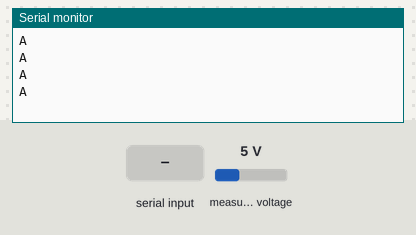
A sketch run on a simulated Arduino Uno, built with avr-gcc and run on an emulated ATmega328P. Parts: the last lines printed to the serial monitor. Inputs (shaded band) come from the test bench; at power-on: measured voltage 5 V.

Above: at 1.0 s.
1.1 s: "s" received over Serial
At 2.4 s:
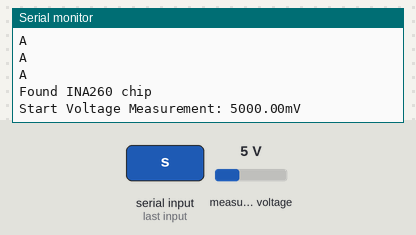
2.7 s: "e" received over Serial
At 3.9 s:
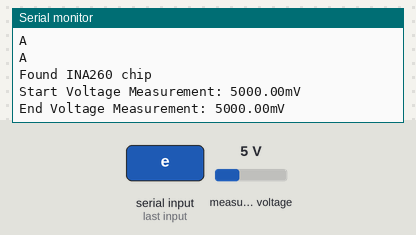
4.2 s: "p" received over Serial
At 4.6 s:
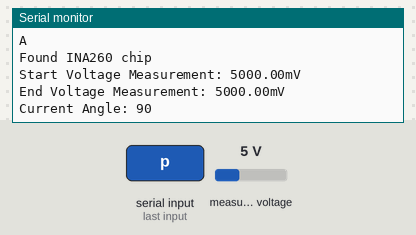

Measured:
- after the input at 1.1 s, the serial monitor: prints a new line after 0.10 s (image 1)
- after the input at 2.7 s, the serial monitor: prints a new line at once (image 2)
- after the input at 4.2 s, the serial monitor: prints a new line at once (image 3)

The sketch:

Smart_Threads_Demo_Arduino.ino
```cpp
#include <Adafruit_INA260.h>
Adafruit_INA260 ina260 = Adafruit_INA260();

// Define Global Variables
float voltageStart;
float voltageEnd;
float voltageCurrent;
float range;
String angle;
char val;
int angleRound;
int arrSize = 5;
int loopCount = 0;
int angleTally = 0;


// Setup INA260 Voltage Sensor
void setup() {

  //start serial communication @9600 bps
  Serial.begin(9600);
  establishContact();
  //Wait until serial port is opened
  while (!Serial) { delay(10); }

  if (!ina260.begin()) {
    Serial.println("Couldn't find INA260 chip");
    while (1);
  }
  Serial.println("Found INA260 chip");
}


void loop(){

  // Listen to Processing GUI and execute functions when buttons are pressed
    if (Serial.available() > 0) { // If data is available to read,
      val = Serial.read(); // read it and store it in val


    // Get Starting Position Voltage
    if(val == 's'){
      voltageStart = ina260.readBusVoltage();
      Serial.println("Start Voltage Measurement: " + String(voltageStart) + "mV");
      delay(50);
      }

    // Get End Position Voltage
    if(val == 'e'){
      voltageEnd = ina260.readBusVoltage();
      Serial.println("End Voltage Measurement: " + String(voltageEnd) + "mV");
      delay(50);
      }

    // Return the current angle of the knee
    if(val == 'p'){

      while (true){

        // Compute angle from voltage
        range = voltageStart - voltageEnd;
        voltageCurrent = ina260.readBusVoltage();

        // Average over 5 angle measurements and round
        angleRound = round(((voltageCurrent -voltageEnd)/range)*90);
        angleTally += angleRound;

        if (loopCount % 5 == 0) {

          // Limit ROM from 0-90 degrees
          if(angleTally > 90*5){
            angleTally = 90*5;
          }
          if(angleTally < 0){
            angleTally = 0;
          }

          angleTally = 90*5 - (angleTally);
          angle = String(angleTally/5);

          // Send angle to Processing GUI
          Serial.println("Current Angle: " + angle);
          angleTally = 0;

        }
          delay(100);
        loopCount++;
      }
    }
  }
}

// Establish serial connection to Processing
void establishContact() {
  while (Serial.available() <= 0) {
  Serial.println("A");   // send a capital A
  delay(300);
  }
}
```
